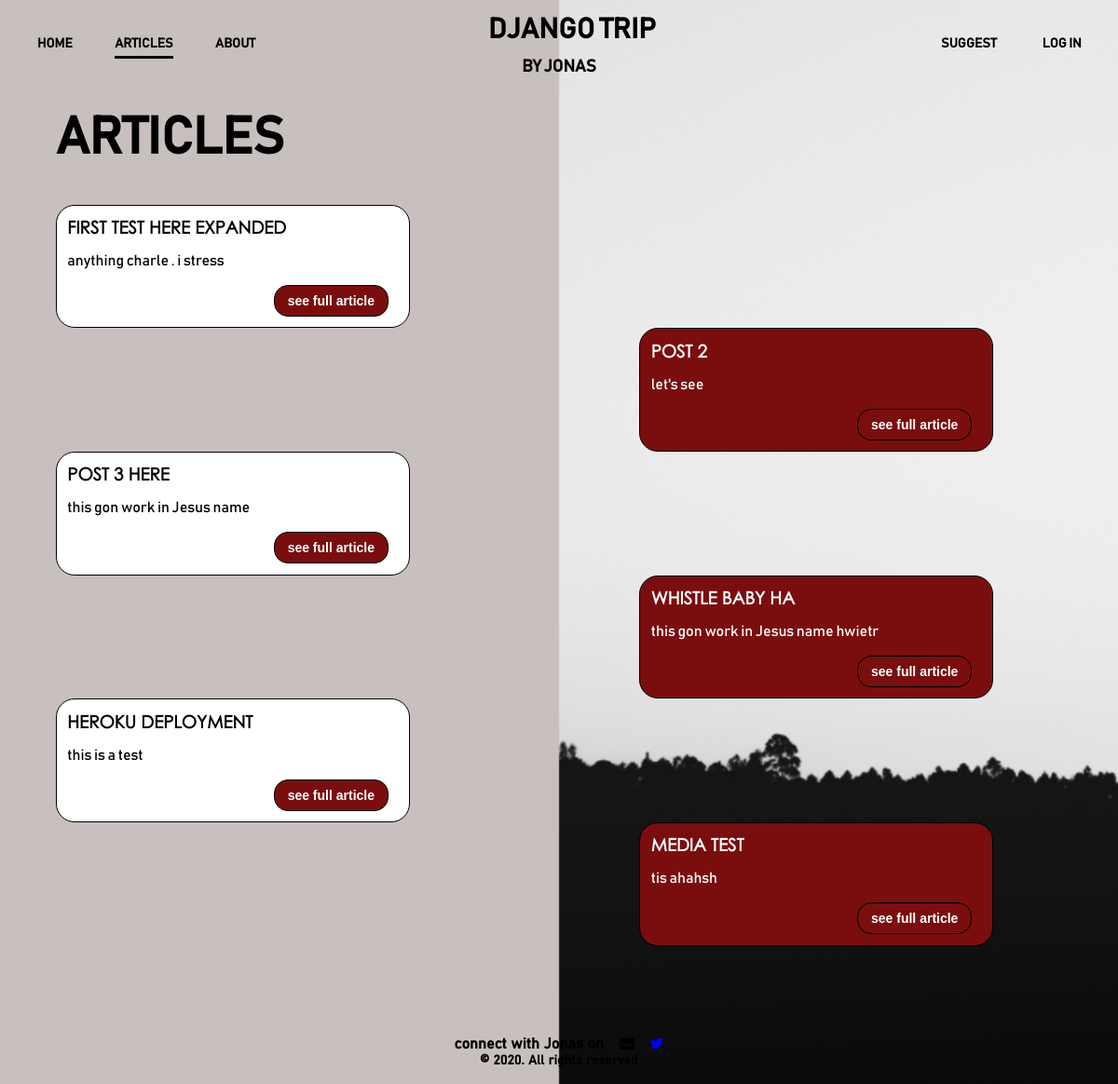
The app's page /articles/ with its own data.
### articles/models.py (models this page shows, shortened)
class Article(models.Model):
    def author_default():
        return CustomUser.objects.get(username="Jonas").username
    def slug_default():
        return " "
    title = models.CharField(max_length=144)
    description = models.TextField()
    body = models.TextField()
    date = models.DateTimeField(auto_now_add=True)
    author = models.CharField(default=author_default, max_length=144)
    slug = models.SlugField(max_length=255, blank=True, default=slug_default)

### articles/views.py (the view)
# urls.py: path("", ArticleListView.as_view(), name="articles_list"),
class ArticleListView(ListView):
    template_name = "articles_list.html"
    model = Article

### templates/articles_list.html (shortened to what this page needs)
{% load static %}
<head>
  <link rel="stylesheet" type="text/css" href="{% static 'css/base.css' %}" />
  <link rel="stylesheet" type="text/css" href="{% static 'css/articles.css' %}" />
  <link rel="stylesheet" href="{% static 'css/font-awesome.min.css' %}" />
</head>
<body style="background-image: url('/static/img/article-background.png');">
    {% include 'header.html' %}
    <div id='article-list-main-div'>
        <div id='article-heading-div'>
            <div><h1>ARTICLES</h1></div>
        </div>
    <div id='article-outer-div'>
        {% for object in object_list %}
          <div class='article-inner-divs'>
            <div>
            <h3>{{ object.title }}</h3>
            <p>{{ object.description }}</p>
            <div class='button-link-div'>
            <a href="{% url 'article_detail' object.slug %}"><button>see full article</button></a>
            </div>
            </div>
        </div>
        {% endfor %}
    </div>
    </div>
  {% include 'footer.html' %}
</body>
</html>

### static/css/base.css (style rules this page uses)
body { padding: 0; margin: 0; font-family: "Bahnschrift"; background-size: cover; background-position: center; }

### static/css/articles.css (style rules this page uses)
#article-list-main-div, #article-detail-main-div { max-width: 90%; margin: auto; min-height: 455px; margin-bottom: 8%; }
#article-heading-div { display: flex; justify-content: space-between; margin: 0 0 3.5% 0; }
#article-heading-div h1 { font-size: 55px; margin: 0; }
.article-inner-divs { border: 1px solid black; border-radius: 20px; width: 35%; background-color: white; }
.article-inner-divs:nth-child(even) { background-color: #7a0e0e; margin-left: 58%; color: white; }
.article-inner-divs div { margin: 3%; }
.article-inner-divs h3 { font-family: "Century_Gothic_Regular"; text-transform: uppercase; margin: 0; }
.button-link-div { text-align: right; }
.button-link-div a { text-decoration: none; }
.button-link-div a button { padding: 8px 14px; color: white; border: 1px solid black; border-radius: 15px; background-color: #7a0e0e; font-size: 14px; font-weight: 600; cursor: pointer; transition: 0.6s; }

### records on screen
Article: title "FIRST TEST HERE EXPANDED", description "anything charle . i stress"
Article: title "POST 2", description "let's see"
Article: title "POST 3 HERE", description "this gon work in Jesus name"
Article: title "WHISTLE BABY HA", description "this gon work in Jesus name hwietr"
Article: title "HEROKU DEPLOYMENT", description "this is a test"
Article: title "MEDIA TEST", description "tis ahahsh"
